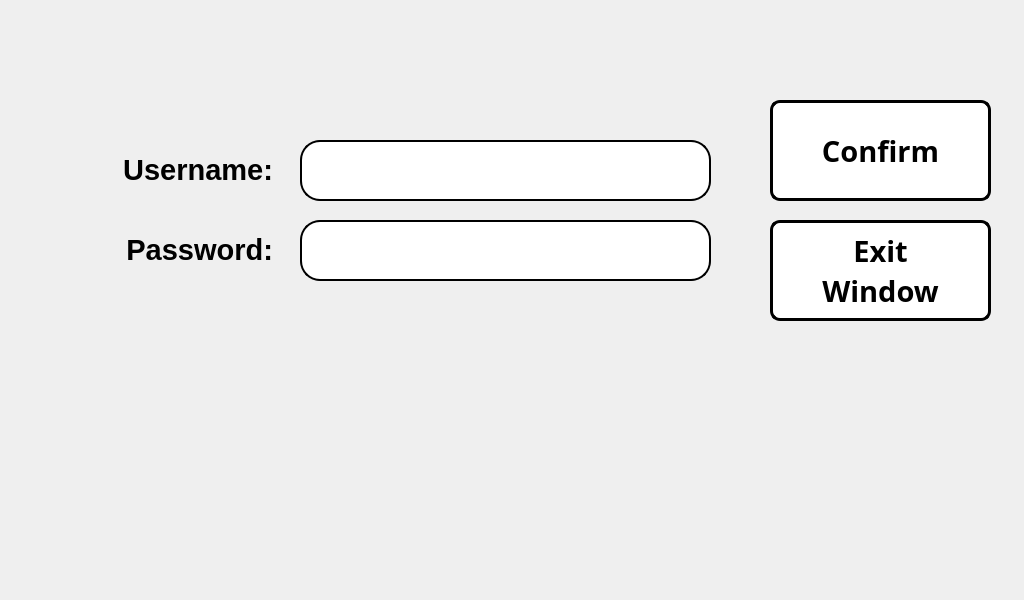
<?xml version="1.0" encoding="UTF-8"?>
<ui version="4.0">
 <class>MainWindow</class>
 <widget class="QMainWindow" name="MainWindow">
  <property name="geometry">
   <rect>
    <x>0</x>
    <y>0</y>
    <width>1024</width>
    <height>600</height>
   </rect>
  </property>
  <property name="minimumSize">
   <size>
    <width>1024</width>
    <height>600</height>
   </size>
  </property>
  <property name="maximumSize">
   <size>
    <width>1024</width>
    <height>600</height>
   </size>
  </property>
  <property name="windowTitle">
   <string>Interactive First Aid Cabinet</string>
  </property>
  <widget class="QWidget" name="centralwidget">
   <widget class="QFrame" name="frame_2">
    <property name="geometry">
     <rect>
      <x>9</x>
      <y>330</y>
      <width>1001</width>
      <height>241</height>
     </rect>
    </property>
    <property name="frameShape">
     <enum>QFrame::NoFrame</enum>
    </property>
    <property name="frameShadow">
     <enum>QFrame::Raised</enum>
    </property>
    <layout class="QGridLayout" name="gridLayout">
     <item row="0" column="1">
      <widget class="QLabel" name="TUPC_2">
       <property name="minimumSize">
        <size>
         <width>194</width>
         <height>194</height>
        </size>
       </property>
       <property name="maximumSize">
        <size>
         <width>194</width>
         <height>194</height>
        </size>
       </property>
       <property name="text">
        <string/>
       </property>
       <property name="pixmap">
        <pixmap>green_cross.png</pixmap>
       </property>
      </widget>
     </item>
     <item row="0" column="2">
      <widget class="QLabel" name="rasberry">
       <property name="minimumSize">
        <size>
         <width>156</width>
         <height>200</height>
        </size>
       </property>
       <property name="maximumSize">
        <size>
         <width>156</width>
         <height>200</height>
        </size>
       </property>
       <property name="text">
        <string/>
       </property>
       <property name="pixmap">
        <pixmap>Raspberry logo.png</pixmap>
       </property>
      </widget>
     </item>
     <item row="0" column="0">
      <widget class="QLabel" name="TUPC">
       <property name="minimumSize">
        <size>
         <width>192</width>
         <height>192</height>
        </size>
       </property>
       <property name="maximumSize">
        <size>
         <width>192</width>
         <height>192</height>
        </size>
       </property>
       <property name="text">
        <string/>
       </property>
       <property name="pixmap">
        <pixmap>debug_icon.png</pixmap>
       </property>
      </widget>
     </item>
    </layout>
   </widget>
   <widget class="QPushButton" name="confirm_button">
    <property name="geometry">
     <rect>
      <x>770</x>
      <y>100</y>
      <width>221</width>
      <height>101</height>
     </rect>
    </property>
    <property name="font">
     <font>
      <family>PibotoLt</family>
      <pointsize>22</pointsize>
      <weight>75</weight>
      <bold>true</bold>
     </font>
    </property>
    <property name="cursor">
     <cursorShape>PointingHandCursor</cursorShape>
    </property>
    <property name="styleSheet">
     <string notr="true">QPushButton:hover:!pressed
{
  background-color: rgb(195,30,60);
}

QPushButton
{
  background-color: white;
color: black;
border-style: outset;
border-width: 3px;
border-radius:10px;
border-color: black;
}
</string>
    </property>
    <property name="text">
     <string>Confirm</string>
    </property>
   </widget>
   <widget class="QLabel" name="label">
    <property name="geometry">
     <rect>
      <x>0</x>
      <y>0</y>
      <width>1024</width>
      <height>600</height>
     </rect>
    </property>
    <property name="minimumSize">
     <size>
      <width>1024</width>
      <height>600</height>
     </size>
    </property>
    <property name="maximumSize">
     <size>
      <width>1024</width>
      <height>600</height>
     </size>
    </property>
    <property name="cursor">
     <cursorShape>ArrowCursor</cursorShape>
    </property>
    <property name="text">
     <string/>
    </property>
    <property name="pixmap">
     <pixmap>pictures/program_pictures/main_wallpaper.png</pixmap>
    </property>
   </widget>
   <widget class="QLineEdit" name="user_name">
    <property name="geometry">
     <rect>
      <x>300</x>
      <y>140</y>
      <width>411</width>
      <height>61</height>
     </rect>
    </property>
    <property name="font">
     <font>
      <pointsize>22</pointsize>
      <weight>50</weight>
      <italic>false</italic>
      <bold>false</bold>
     </font>
    </property>
    <property name="styleSheet">
     <string notr="true">QLineEdit
{
  background-color: white;
color: black;
border-style: outset;
border-width: 2px;
border-radius:20px;
border-color: black;
}</string>
    </property>
    <property name="text">
     <string/>
    </property>
   </widget>
   <widget class="QLineEdit" name="pass_word">
    <property name="geometry">
     <rect>
      <x>300</x>
      <y>220</y>
      <width>411</width>
      <height>61</height>
     </rect>
    </property>
    <property name="font">
     <font>
      <pointsize>22</pointsize>
      <weight>50</weight>
      <italic>false</italic>
      <bold>false</bold>
     </font>
    </property>
    <property name="styleSheet">
     <string notr="true">QLineEdit
{
  background-color: white;
color: black;
border-style: outset;
border-width: 2px;
border-radius:20px;
border-color: black;
}</string>
    </property>
    <property name="text">
     <string/>
    </property>
   </widget>
   <widget class="QLabel" name="label_3">
    <property name="geometry">
     <rect>
      <x>110</x>
      <y>230</y>
      <width>171</width>
      <height>41</height>
     </rect>
    </property>
    <property name="font">
     <font>
      <weight>75</weight>
      <bold>true</bold>
     </font>
    </property>
    <property name="text">
     <string>&lt;html&gt;&lt;head/&gt;&lt;body&gt;&lt;p align=&quot;right&quot;&gt;&lt;span style=&quot; font-size:22pt;&quot;&gt;Password: &lt;/span&gt;&lt;/p&gt;&lt;/body&gt;&lt;/html&gt;</string>
    </property>
   </widget>
   <widget class="QLabel" name="label_4">
    <property name="geometry">
     <rect>
      <x>110</x>
      <y>150</y>
      <width>171</width>
      <height>41</height>
     </rect>
    </property>
    <property name="font">
     <font>
      <weight>75</weight>
      <bold>true</bold>
     </font>
    </property>
    <property name="text">
     <string>&lt;html&gt;&lt;head/&gt;&lt;body&gt;&lt;p align=&quot;right&quot;&gt;&lt;span style=&quot; font-size:22pt;&quot;&gt;Username: &lt;/span&gt;&lt;/p&gt;&lt;/body&gt;&lt;/html&gt;</string>
    </property>
   </widget>
   <widget class="QLabel" name="label_2">
    <property name="geometry">
     <rect>
      <x>0</x>
      <y>0</y>
      <width>1024</width>
      <height>600</height>
     </rect>
    </property>
    <property name="minimumSize">
     <size>
      <width>1024</width>
      <height>600</height>
     </size>
    </property>
    <property name="text">
     <string/>
    </property>
    <property name="pixmap">
     <pixmap>../../pictures/program_pictures/main_wallpaper.png</pixmap>
    </property>
   </widget>
   <widget class="QPushButton" name="exit_button">
    <property name="geometry">
     <rect>
      <x>770</x>
      <y>220</y>
      <width>221</width>
      <height>101</height>
     </rect>
    </property>
    <property name="font">
     <font>
      <family>PibotoLt</family>
      <pointsize>22</pointsize>
      <weight>75</weight>
      <bold>true</bold>
     </font>
    </property>
    <property name="cursor">
     <cursorShape>PointingHandCursor</cursorShape>
    </property>
    <property name="styleSheet">
     <string notr="true">QPushButton:hover:!pressed
{
  background-color: rgb(195,30,60);
}

QPushButton
{
  background-color: white;
color: black;
border-style: outset;
border-width: 3px;
border-radius:10px;
border-color: black;
}
</string>
    </property>
    <property name="text">
     <string>Exit
Window</string>
    </property>
   </widget>
   <zorder>label_2</zorder>
   <zorder>label</zorder>
   <zorder>frame_2</zorder>
   <zorder>confirm_button</zorder>
   <zorder>user_name</zorder>
   <zorder>pass_word</zorder>
   <zorder>label_3</zorder>
   <zorder>label_4</zorder>
   <zorder>exit_button</zorder>
  </widget>
 </widget>
 <resources/>
 <connections/>
</ui>
